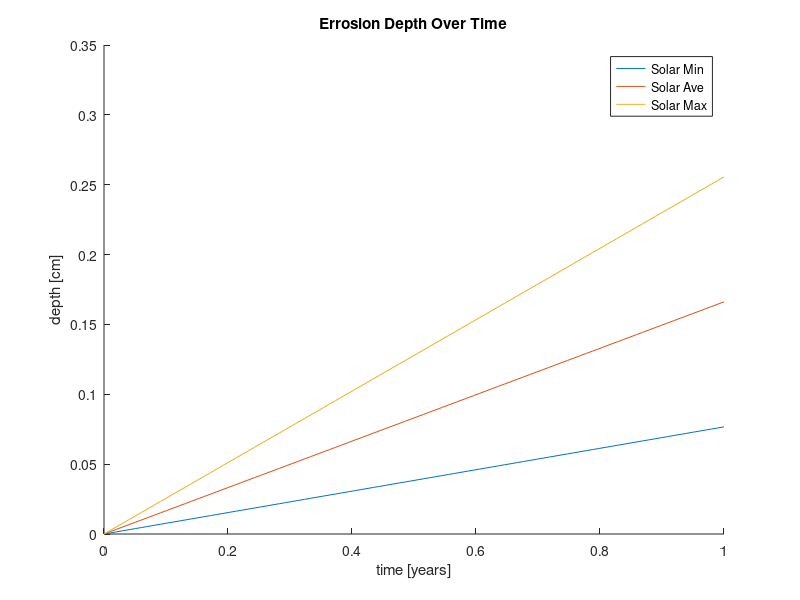

Reproduce this figure in MATLAB. (Note: this script raises an error after producing the figure.)
%% Exam 1 - A355 - question 6 - Joshua Oates
clear all
close all
clc

d = load("AODensity.txt");
alt = 320;%km
d = d(d(:,1) == alt,:);
AOmin = d(2); % atoms/m^3
AOmax = d(3);
AOave = (AOmax+AOmin)/2;

r_e = 6378;%km
mu_e = 3.98600e14;%m^3/s^2
a = r_e+alt; % km
a = a*1000; % m
V = (mu_e/a)^.5; % m/s

AOn = [AOmin,AOave,AOmax];
clear d AOmin AOmax AOave

flux = AOn*V; % atoms/m^2/s
E = 10.5e-24; %cm^3/atom
E = E/(1e6); %m^3/atom

t = 365.25*24*60*60; % year in seconds
dx_dt = E*flux; % errosion rate in m/s
dx_dt = dx_dt.*100; % cm/s
dx_dt = dx_dt*t; % cm/yr
t = linspace(0,1);

%%%%%%%%%%%%%%%%%%
figure 
hold on
plot(t,dx_dt(1).*t)
plot(t,dx_dt(2).*t)
plot(t,dx_dt(3).*t)
legend('Solar Min','Solar Ave','Solar Max','Location','best')
xlabel('time [years]')
ylabel('depth [cm]')
title('Errosion Depth Over Time')

disp("The errosion depth for the sample at solar max after 1 year is: "+string(dx_dt(3))+" cm.")
disp("The errosion depth for the sample at solar min after 1 year is: "+string(dx_dt(1))+" cm.")
disp("The errosion will reach a depth of .04 cm, thereby breaking the electrical connection in the solar cell, at solar max after: "+string((.04/dx_dt(3))*365.25)+" days.")
disp("The errosion will reach a depth of .04 cm, thereby breaking the electrical connection in the solar cell, at solar min after: "+string((.04/dx_dt(1))*365.25)+" days.")
disp("It is expected that there is less time to repair the spacecraft if it is at solar max because the concentration of AO will be higher at solar max than at solar min. It is also expected that errosion rate will be higher at solar max for the same reason. This can be seen in the plot of errosion depth over time. Becuase errosion happens linearly and we do not assume that the errosion rate ever changes, it makes sense that errosion depth over time is linear.")

